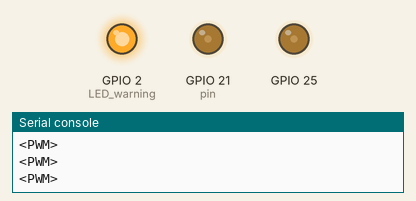
Recording of a program running on a simulated ESP32 board running MicroPython. Parts: output pins drawn as LEDs (lit = HIGH), the last lines printed to the serial console. The board's own WiFi access point starts at once; one TCP client connects 1 s after the port opens and stays connected.

Above: at 0.1 s.
At 2.1 s:
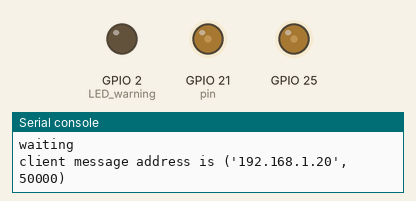
Timing chart, 0 to 3.6 s (numbered marks = the images above):
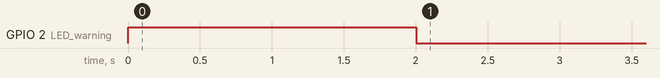

The program:

server_reciver.py
```python
import socket
import network
import time
from machine import Pin,PWM
# ########################################################################################################################################
ID="How dare you"                                                        # "How dare you" ID
LED_warning=Pin(2,Pin.OUT)
pwm_pin=[0]*4                                                            # pwm_pin setting
pwm_data=[0]*4
for num in range(4):                                                     # do the same as we do it with client
   pin=21
   pwm_pin[num]=PWM(Pin(pin),freq=250,duty=256)                          # pwm_pin[0]=Pin32
   pin+=1                                                                # pwm_pin[1]=Pin33
   if num==3:                                                            # pwm_pin[2]=Pin34
     pin=25                                                              # pwm_pin[3]=Pin35
     pwm_pin[num]=PWM(Pin(pin),freq=250,duty=256)
print("your pin have been set up,here are those PWM pins")
for j in range(4):
   print(pwm_pin[j])
# ########### main section ###############################################################################################################
try:
   wifi=network.WLAN(network.AP_IF)                                      # wifi set to access point mode for the client or station
   wifi.active(1)
   wifi.config(essid=ID, channel=1)
   server=socket.socket(socket.AF_INET, socket.SOCK_STREAM)              # set server socket as client's setting
   server.setsockopt(socket.SOL_SOCKET, socket.SO_REUSEADDR, 1)          # the same
   server.bind(("192.168.4.1",100))                                      # server need to bind the configuration(IP,port) with itself
   server.listen(2)                                                      # the max number of requisting
# ########################################################################################################################################
   LED_warning.value(1)
   time.sleep(2)
   LED_warning.value(0)
   while True:
     print("waiting")
     conn,addr=server.accept()                                           # server will create another new socket object
     print('client message address is',addr)                             # to recieve the date from client,the new object is connect
# ####### main loop ######################################################################################################################
     while True:
       for pwm in range(2):
         pwm_data[pwm]=conn.recv(1024)
         pwm_data[pwm]=int(pwm_data[pwm])+1000
         print(rec_data)
except:
   print("error")                                                        # the situation that we don't expect will trigger this "expect"
```
